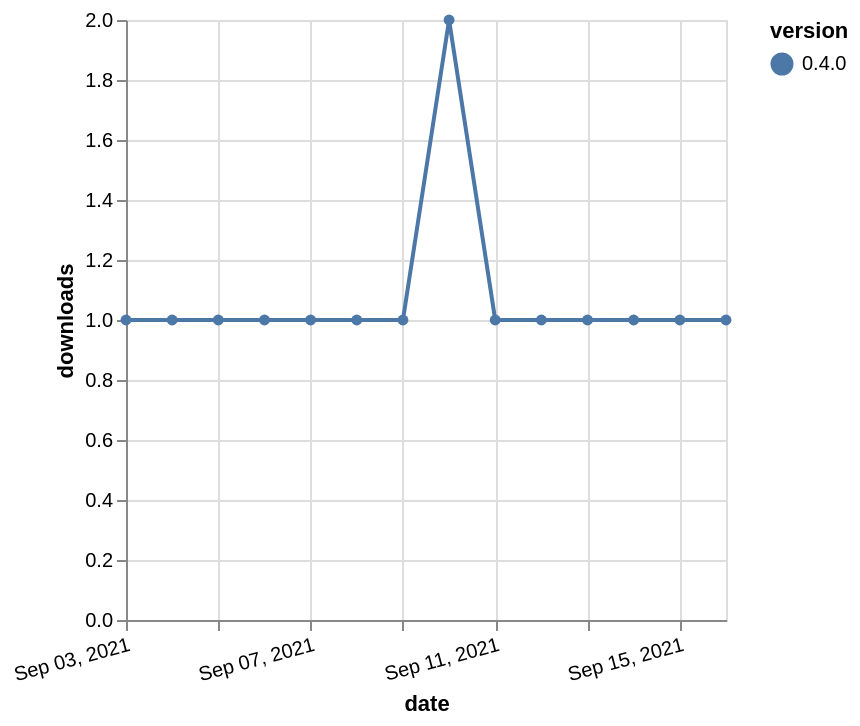

Express this chart as Vega-Lite.
### Vega-Lite specification from a JSON file in a GitHub repository (floating-point values rounded to 4 significant figures)
{"$schema": "https://vega.github.io/schema/vega-lite/v5.json", "description": "A simple bar chart with embedded data.", "data": {"values": [{"date": "2021-09-03", "total": 152, "delta": 1, "version": "0.4.0"}, {"date": "2021-09-04", "total": 153, "delta": 1, "version": "0.4.0"}, {"date": "2021-09-05", "total": 154, "delta": 1, "version": "0.4.0"}, {"date": "2021-09-06", "total": 155, "delta": 1, "version": "0.4.0"}, {"date": "2021-09-07", "total": 156, "delta": 1, "version": "0.4.0"}, {"date": "2021-09-08", "total": 157, "delta": 1, "version": "0.4.0"}, {"date": "2021-09-09", "total": 158, "delta": 1, "version": "0.4.0"}, {"date": "2021-09-10", "total": 160, "delta": 2, "version": "0.4.0"}, {"date": "2021-09-11", "total": 161, "delta": 1, "version": "0.4.0"}, {"date": "2021-09-12", "total": 162, "delta": 1, "version": "0.4.0"}, {"date": "2021-09-13", "total": 163, "delta": 1, "version": "0.4.0"}, {"date": "2021-09-14", "total": 164, "delta": 1, "version": "0.4.0"}, {"date": "2021-09-15", "total": 165, "delta": 1, "version": "0.4.0"}, {"date": "2021-09-16", "total": 166, "delta": 1, "version": "0.4.0"}]}, "width": "container", "mark": {"type": "line", "point": {"filled": true}}, "encoding": {"x": {"field": "date", "type": "temporal", "timeUnit": "yearmonthdate", "title": "date", "axis": {"labelAngle": -15}}, "y": {"field": "delta", "type": "quantitative", "title": "downloads"}, "color": {"field": "version", "type": "nominal"}, "tooltip": {"field": "delta"}}}
